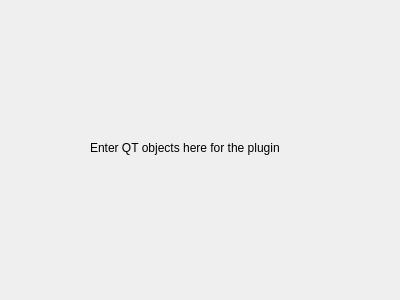
<?xml version="1.0" encoding="UTF-8"?>
<ui version="4.0">
 <class>orPluginWidget</class>
 <widget class="QWidget" name="orPluginWidget">
  <property name="geometry">
   <rect>
    <x>0</x>
    <y>0</y>
    <width>400</width>
    <height>300</height>
   </rect>
  </property>
  <property name="windowTitle">
   <string>Form</string>
  </property>
  <widget class="QLabel" name="label">
   <property name="geometry">
    <rect>
     <x>90</x>
     <y>140</y>
     <width>211</width>
     <height>16</height>
    </rect>
   </property>
   <property name="text">
    <string>Enter QT objects here for the plugin</string>
   </property>
  </widget>
 </widget>
 <resources/>
 <connections/>
</ui>
